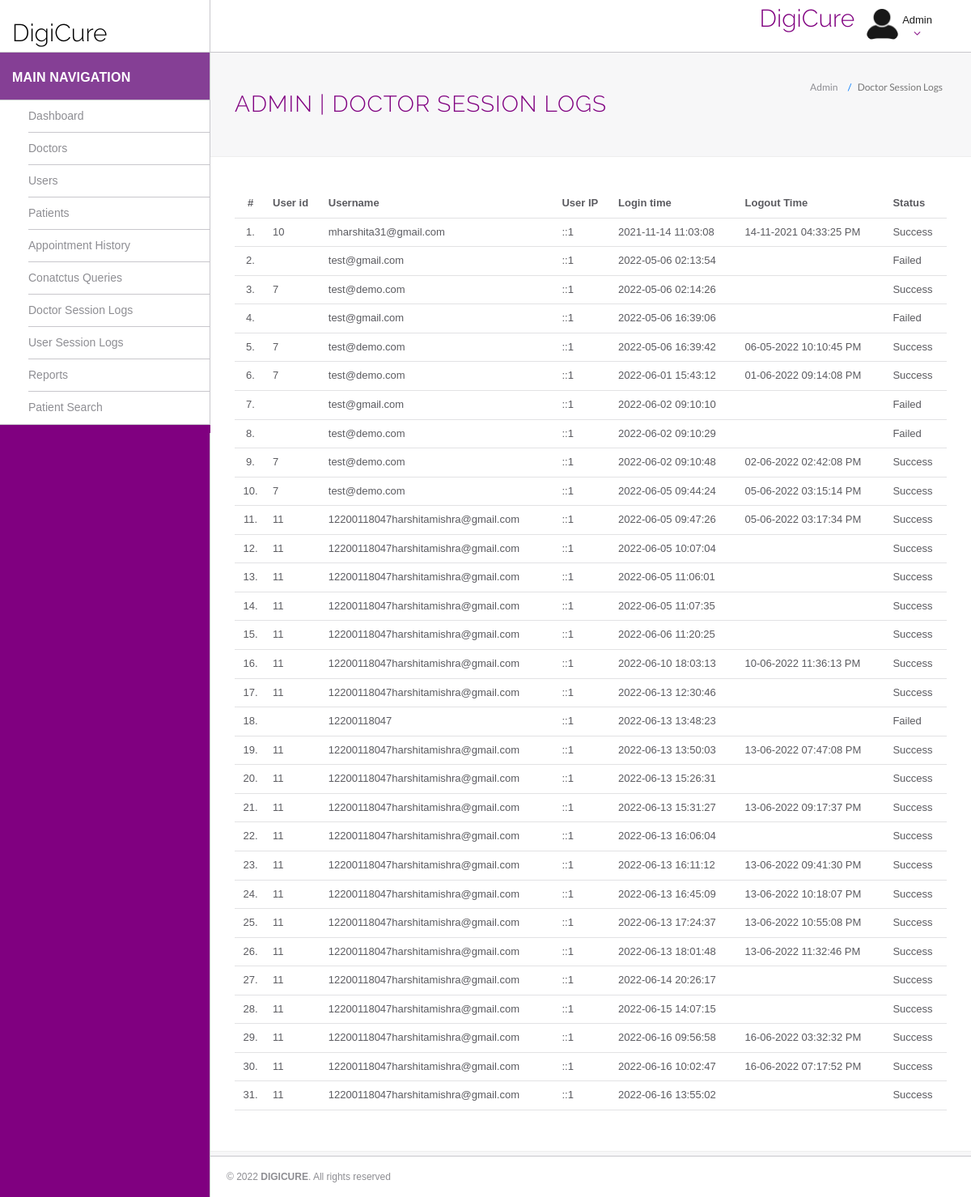
The app's page /hms/admin/doctor-logs.php with its own data.
### tables this page shows
CREATE TABLE `doctorslog` (
  `id` int(11) NOT NULL,
  `uid` int(11) DEFAULT NULL,
  `username` varchar(255) DEFAULT NULL,
  `userip` binary(16) DEFAULT NULL,
  `loginTime` timestamp NULL DEFAULT current_timestamp(),
  `logout` varchar(255) DEFAULT NULL,
  `status` int(11) DEFAULT NULL
);

### hms/admin/doctor-logs.php (the view, shortened to what this page needs)
<?php
include('helper/config.php');
?>
<!DOCTYPE html>
<html lang="en">
	<head>
        <link rel="stylesheet" href="https://cdn.jsdelivr.net/npm/bootstrap@3.4.1/dist/css/bootstrap.min.css">
        <link rel="stylesheet" href="https://cdnjs.cloudflare.com/ajax/libs/font-awesome/4.7.0/css/font-awesome.min.css">
		<link rel="stylesheet" href="assets/css/styles.css">
	</head>
	<body>
		<div id="app">
<?php include('helper/sidebar.php');?>
			<div class="app-content">
					<?php include('helper/header.php');?>
				<div class="main-content" >
					<div class="wrap-content container" id="container">
						<section id="page-title">
							<div class="row">
								<div class="col-sm-8">
									<h1 class="mainTitle">Admin  | Doctor Session Logs</h1>
																	</div>
								<ol class="breadcrumb">
									<li>
										<span>Admin </span>
									</li>
									<li class="active">
										<span>Doctor Session Logs</span>
									</li>
								</ol>
							</div>
						</section>
						<div class="container-fluid container-fullw bg-white">
									<div class="row">
								<div class="col-md-12">
									<table class="table table-hover" id="sample-table-1">
										<thead>
											<tr>
												<th class="center">#</th>
												<th class="hidden-xs">User id</th>
												<th>Username</th>
												<th>User IP</th>
												<th>Login time</th>
												<th>Logout Time </th>
												<th> Status </th>
											</tr>
										</thead>
										<tbody>
<?php
$sql=mysqli_query($con,"select * from doctorslog ");
$cnt=1;
while($row=mysqli_fetch_array($sql))
{
?>
											<tr>
												<td class="center"><?php echo $cnt;?>.</td>
												<td class="hidden-xs"><?php echo $row['uid'];?></td>
												<td class="hidden-xs"><?php echo $row['username'];?></td>
												<td><?php echo $row['userip'];?></td>
												<td><?php echo $row['loginTime'];?></td>
												<td><?php echo $row['logout'];?>
												</td>
												<td>
<?php if($row['status']==1)
{
	echo "Success";
}
else
{
	echo "Failed";
}?>
</td>
											</tr>
											<?php
$cnt=$cnt+1;
											 }?>
										</tbody>
									</table>
								</div>
							</div>
								</div>
					</div>
				</div>
			</div>
	<?php include('helper/footer.php');?>
		</div>
	</body>
</html>

### records on screen
doctorslog: uid "10", username "mharshita31@gmail.com", userip "::1", loginTime "2021-11-14 11:03:08", logout "14-11-2021 04:33:25 PM", status "Success"
doctorslog: username "test@gmail.com", userip "::1", loginTime "2022-05-06 02:13:54", status "Failed"
doctorslog: uid "7", username "test@demo.com", userip "::1", loginTime "2022-05-06 02:14:26", status "Success"
doctorslog: username "test@gmail.com", userip "::1", loginTime "2022-05-06 16:39:06", status "Failed"
doctorslog: uid "7", username "test@demo.com", userip "::1", loginTime "2022-05-06 16:39:42", logout "06-05-2022 10:10:45 PM", status "Success"
doctorslog: uid "7", username "test@demo.com", userip "::1", loginTime "2022-06-01 15:43:12", logout "01-06-2022 09:14:08 PM", status "Success"
doctorslog: username "test@gmail.com", userip "::1", loginTime "2022-06-02 09:10:10", status "Failed"
doctorslog: username "test@demo.com", userip "::1", loginTime "2022-06-02 09:10:29", status "Failed"
doctorslog: uid "7", username "test@demo.com", userip "::1", loginTime "2022-06-02 09:10:48", logout "02-06-2022 02:42:08 PM", status "Success"
doctorslog: uid "7", username "test@demo.com", userip "::1", loginTime "2022-06-05 09:44:24", logout "05-06-2022 03:15:14 PM", status "Success"
doctorslog: uid "11", username "12200118047harshitamishra@gmail.com", userip "::1", loginTime "2022-06-05 09:47:26", logout "05-06-2022 03:17:34 PM", status "Success"
doctorslog: uid "11", username "12200118047harshitamishra@gmail.com", userip "::1", loginTime "2022-06-05 10:07:04", status "Success"
doctorslog: uid "11", username "12200118047harshitamishra@gmail.com", userip "::1", loginTime "2022-06-05 11:06:01", status "Success"
doctorslog: uid "11", username "12200118047harshitamishra@gmail.com", userip "::1", loginTime "2022-06-05 11:07:35", status "Success"
doctorslog: uid "11", username "12200118047harshitamishra@gmail.com", userip "::1", loginTime "2022-06-06 11:20:25", status "Success"
doctorslog: uid "11", username "12200118047harshitamishra@gmail.com", userip "::1", loginTime "2022-06-10 18:03:13", logout "10-06-2022 11:36:13 PM", status "Success"
doctorslog: uid "11", username "12200118047harshitamishra@gmail.com", userip "::1", loginTime "2022-06-13 12:30:46", status "Success"
doctorslog: username "12200118047", userip "::1", loginTime "2022-06-13 13:48:23", status "Failed"
doctorslog: uid "11", username "12200118047harshitamishra@gmail.com", userip "::1", loginTime "2022-06-13 13:50:03", logout "13-06-2022 07:47:08 PM", status "Success"
doctorslog: uid "11", username "12200118047harshitamishra@gmail.com", userip "::1", loginTime "2022-06-13 15:26:31", status "Success"
doctorslog: uid "11", username "12200118047harshitamishra@gmail.com", userip "::1", loginTime "2022-06-13 15:31:27", logout "13-06-2022 09:17:37 PM", status "Success"
doctorslog: uid "11", username "12200118047harshitamishra@gmail.com", userip "::1", loginTime "2022-06-13 16:06:04", status "Success"
doctorslog: uid "11", username "12200118047harshitamishra@gmail.com", userip "::1", loginTime "2022-06-13 16:11:12", logout "13-06-2022 09:41:30 PM", status "Success"
doctorslog: uid "11", username "12200118047harshitamishra@gmail.com", userip "::1", loginTime "2022-06-13 16:45:09", logout "13-06-2022 10:18:07 PM", status "Success"
doctorslog: uid "11", username "12200118047harshitamishra@gmail.com", userip "::1", loginTime "2022-06-13 17:24:37", logout "13-06-2022 10:55:08 PM", status "Success"
doctorslog: uid "11", username "12200118047harshitamishra@gmail.com", userip "::1", loginTime "2022-06-13 18:01:48", logout "13-06-2022 11:32:46 PM", status "Success"
doctorslog: uid "11", username "12200118047harshitamishra@gmail.com", userip "::1", loginTime "2022-06-14 20:26:17", status "Success"
doctorslog: uid "11", username "12200118047harshitamishra@gmail.com", userip "::1", loginTime "2022-06-15 14:07:15", status "Success"
doctorslog: uid "11", username "12200118047harshitamishra@gmail.com", userip "::1", loginTime "2022-06-16 09:56:58", logout "16-06-2022 03:32:32 PM", status "Success"
doctorslog: uid "11", username "12200118047harshitamishra@gmail.com", userip "::1", loginTime "2022-06-16 10:02:47", logout "16-06-2022 07:17:52 PM", status "Success"
doctorslog: uid "11", username "12200118047harshitamishra@gmail.com", userip "::1", loginTime "2022-06-16 13:55:02", status "Success"
